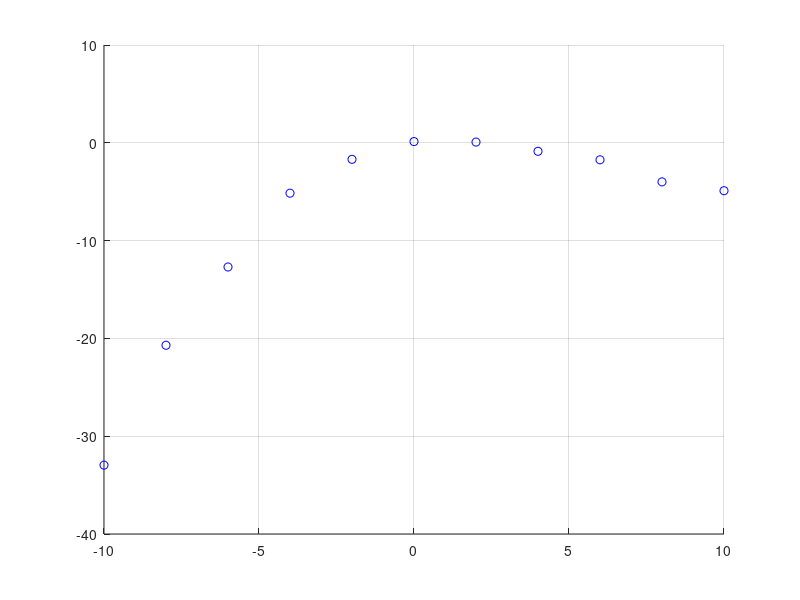

MATLAB code for this plot: (Note: this script raises an error after producing the figure.)
%clear variables
clear all;
%closes all figures whose handles are visible
close all;
%clear console
clc

%include
addpath ./src/
addpath ./src/QR

%global variables
values = [3, 5, 7, 9, 10];
colours = ['k', 'g', 'r', 'c', 'm'];

X = [-10, -8, -6, -4, -2, 0, 2, 4, 6, 8, 10];
Y = [-32.959, -20.701, -12.698, -5.150, -1.689, 0.126, 0.074, -0.870, -1.737, -3.995, -4.898];

linspaceOffset = 1;
mode = 2; % 1 = linear equations, 2 = QR Factorisation

%main
hold on; grid on;
plot(X, Y, 'ob')

i = 1;
for degree = values
    [x1, y1, err2, errInf] = leastSquaresMethod(X', Y', degree, linspaceOffset, mode);
    plot(x1, y1, colours(i), 'DisplayName', sprintf('Aprox. wiel. %d stopnia', degree));
    i = i + 1;
end

title('Aproksymacja metodą najmniejszych kwadratów');
ylabel('Y') 
xlabel('X')
legend()

hold off
